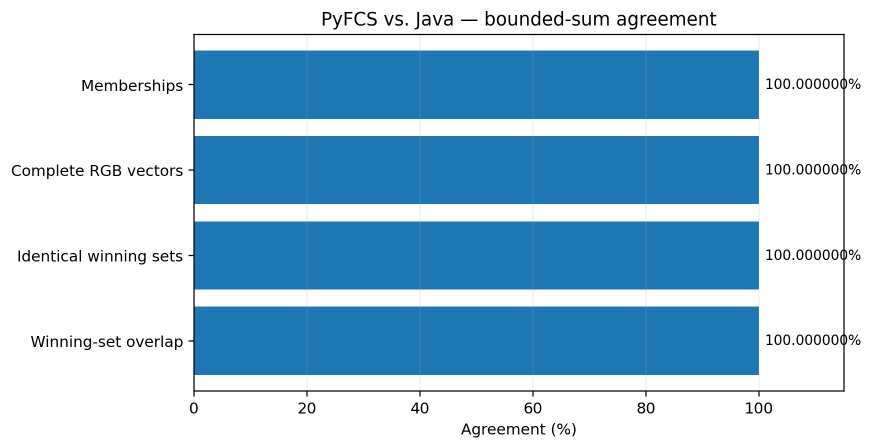
#> input picture Source/test/cases/java_comparison/reports/statistics_bounded_sum/01_agreement.png, 1744 x 896 px, given in place of A1.png, which was not available (shown at 1/2 size)
$ python 'vita_per_B&W.py'
#> lines starting #> are read from the running program, lines starting #| are printed output that depends on the picture
### Source/input_output/utils.py
import cv2
import numpy as np
import matplotlib.pyplot as plt

from Source.colorspace.ColorSpaceRGB import ColorSpaceRGB
from Source.colorspace.ColorSpaceLAB import ColorSpaceLAB

class Utils:
    @staticmethod
    def image_processing(img_path, IMG_WIDTH, IMG_HEIGHT):
        # Open the image
#> called with img_path = './imagen_test/VITA_CLASSICAL\\A1.png', IMG_WIDTH = 103, IMG_HEIGHT = 103
        image = cv2.imread(img_path)
#> image is the input picture: shape (896, 1744, 3); mean B, G, R 220.3, 196.3, 161.7
        image = cv2.resize(image, (IMG_WIDTH, IMG_HEIGHT))
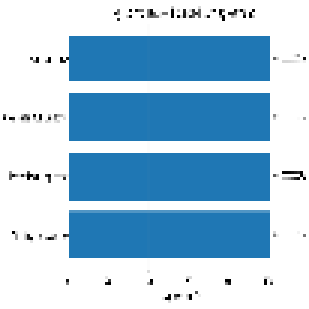
#> image: shape (103, 103, 3) (shown 3 times larger); mean B, G, R 221.9, 197.7, 162.8

        # Convert the image to RGB format
        image = cv2.cvtColor(image, cv2.COLOR_BGR2RGB)

        # Normalize the image
        image = image.astype(np.float32) / 255.0

        return image


    # [48 lines left out: functions add_lab_value, pick_pixel, not called in this run]

### Source/test/cases/vita_images_legacy/vita_per_B&W.py
############################################################################################################################################################################################################
# This code visualizes the regions in an image that exhibit the highest membership degree to specific fuzzy prototypes in white (intensified grayscale).
# It achieves this by processing a given image using a fuzzy color space derived from defined prototypes.
############################################################################################################################################################################################################

import os
import sys
from skimage import color
import numpy as np
import matplotlib.pyplot as plt
from matplotlib.widgets import RadioButtons

# Get the path to the directory containing PyFCS
current_dir = os.path.dirname(__file__)
pyfcs_dir = os.path.abspath(os.path.join(current_dir, '..', '..', '..', '..'))

# Add the PyFCS path to sys.path
sys.path.append(pyfcs_dir)

### my libraries ###
from Source import Input, Prototype, FuzzyColorSpace
from Source.input_output.utils import Utils


def process_image(prototypes, lab_image, fuzzy_color_space, selected_option):
    selected_prototype = prototypes[selected_option]
    print(f"Selected Prototype: {selected_prototype.label}")

    grayscale_image = np.zeros((lab_image.shape[0], lab_image.shape[1]), dtype=np.uint8)
    for y in range(lab_image.shape[0]):
        for x in range(lab_image.shape[1]):
            lab_color = lab_image[y, x]
            membership_degree = fuzzy_color_space.calculate_membership_for_prototype(lab_color, selected_option)

            # Scale to grayscale
            grayscale_image[y, x] = int(membership_degree * 255)

    return grayscale_image


def update(label):
    selected_option = prototype_labels.index(label)

    # Clear the current image
    ax.clear()

    # Process the image with the selected prototype
    updated_image = process_image(prototypes, lab_image, fuzzy_color_space, selected_option)

    # Redraw the image
    ax.imshow(updated_image, cmap='gray')
    ax.set_title(f'Processed Image (Prototype: {prototypes[selected_option].label})')
    ax.axis('off')  # Hide axis again after clearing

    # Update the canvas
    fig.canvas.draw_idle()


def main():
    global prototypes, lab_image, fuzzy_color_space, prototype_labels, ax, fig

    var = "VITA_CLASSICAL\\A1"

    colorspace_name = 'VITA-CLASSICAL-BLACK.cns'
    img_path = os.path.join(".", "imagen_test", f"{var}.png")

    IMG_WIDTH = 103
    IMG_HEIGHT = 103
    image = Utils.image_processing(img_path, IMG_WIDTH, IMG_HEIGHT)

    if image is None:
        print("Failed to load the image.")
        return

    lab_image = color.rgb2lab(image)
#> lab_image: shape (103, 103, 3) float32; mean of channels 0, 1, 2 78.1, -1.3, -15.6

    name_colorspace = os.path.splitext(colorspace_name)[0]
    extension = os.path.splitext(colorspace_name)[1]

    # Step 1: Reading the .cns file using the Input class
    actual_dir = os.getcwd()
    color_space_path = os.path.join(actual_dir, 'fuzzy_color_spaces\\'+colorspace_name)
    input_class = Input.instance(extension)
    color_data = input_class.read_file(color_space_path)

    # Step 2: Creating Prototype objects for each color
    prototypes = []
    prototype_labels = []
    for color_name, color_value in color_data.items():
        positive_prototype = color_value['positive_prototype']
        negative_prototypes = color_value['negative_prototypes']

        # Create a Prototype object for each color
        prototype = Prototype(label=color_name, positive=positive_prototype, negatives=negative_prototypes)
        prototypes.append(prototype)
        prototype_labels.append(color_name)

    # Step 3: Creating the fuzzy color space using the Prototype objects
    fuzzy_color_space = FuzzyColorSpace(space_name=name_colorspace, prototypes=prototypes)

    # Create the figure and initial plot
    fig, ax = plt.subplots()
    plt.subplots_adjust(left=0.3, bottom=0.2)
    ax.axis('off')  # Hide axis

    # Initial image display
    initial_prototype = 0
    grayscale_image = process_image(prototypes, lab_image, fuzzy_color_space, initial_prototype)
    ax.imshow(grayscale_image, cmap='gray')
    ax.set_title(f'Processed Image (Prototype: {prototypes[initial_prototype].label})')

    # Create RadioButtons for selecting prototype
    ax_prototype = plt.axes([0.05, 0.3, 0.15, 0.6], facecolor='lightgoldenrodyellow')
    prototype_selector = RadioButtons(ax_prototype, prototype_labels)

    # Connect the update function to the radio button
    prototype_selector.on_clicked(update)

    plt.show()

if __name__ == "__main__":
    main()
#> (the call stopped at in main, `input_class = Input.instance(extension)`: Source is not available in this run)

$ run again, on Source/test/cases/vita_thresholds/paper_thresholds_vita_max_delta005/fig_3d_regions_core.png
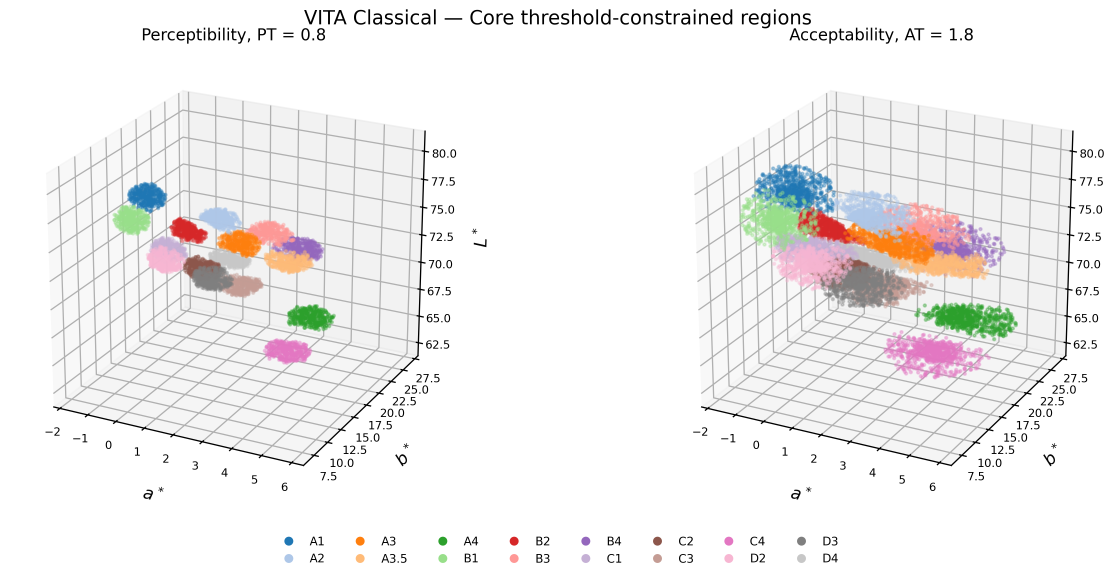
#> input picture Source/test/cases/vita_thresholds/paper_thresholds_vita_max_delta005/fig_3d_regions_core.png, 3347 x 1736 px, given in place of A1.png, which was not available (shown at 1/3 size)
#> in image_processing, image is the input picture: shape (1736, 3347, 3); mean B, G, R 240.1, 240.5, 241.8
#> in image_processing, `image = cv2.resize(image, (IMG_WIDTH, IMG_HEIGHT))`:
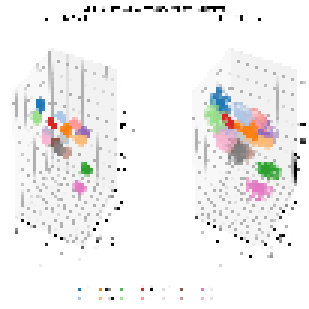
#> image: shape (103, 103, 3) (shown 3 times larger); mean B, G, R 240.3, 240.7, 242
#> lab_image: shape (103, 103, 3) float32; mean of channels 0, 1, 2 95, 0.6, 0.5

$ run again, on Source/test/cases/vita_thresholds/paper_thresholds_vita_max_delta005/results_figures/global/fig_global_alpha_PT_AT_vertical.png
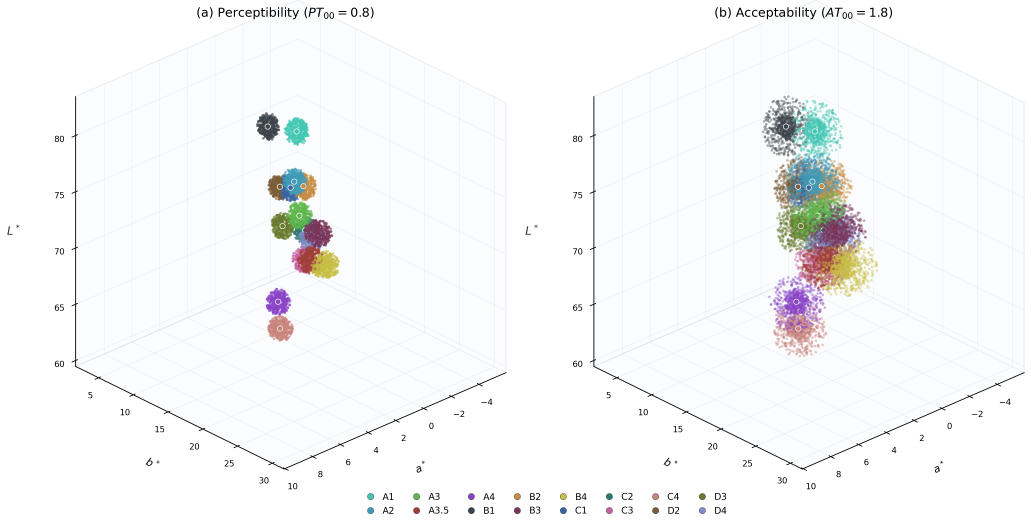
#> input picture Source/test/cases/vita_thresholds/paper_thresholds_vita_max_delta005/results_figures/global/fig_global_alpha_PT_AT_vertical.png, 4123 x 2104 px, given in place of A1.png, which was not available (shown at 1/4 size)
#> in image_processing, image is the input picture: shape (2104, 4123, 3); mean B, G, R 247.5, 247.2, 246.7
#> in image_processing, `image = cv2.resize(image, (IMG_WIDTH, IMG_HEIGHT))`:
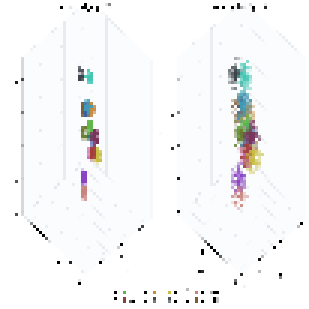
#> image: shape (103, 103, 3) (shown 3 times larger); mean B, G, R 247.1, 246.7, 246.2
#> lab_image: shape (103, 103, 3) float32; mean of channels 0, 1, 2 97, 0, -0.2

$ run again, on Source/test/cases/vita_thresholds/paper_thresholds_vita_max_delta005/results_figures/global/fig_global_alpha_vita.png
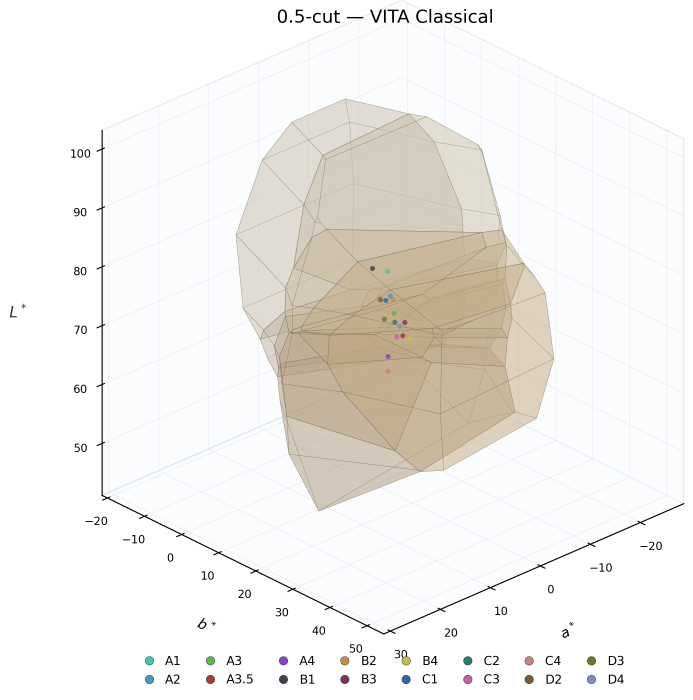
#> input picture Source/test/cases/vita_thresholds/paper_thresholds_vita_max_delta005/results_figures/global/fig_global_alpha_vita.png, 2078 x 2100 px, given in place of A1.png, which was not available (shown at 1/3 size)
#> in image_processing, image is the input picture: shape (2100, 2078, 3); mean B, G, R 235.9, 239.4, 241.4
#> in image_processing, `image = cv2.resize(image, (IMG_WIDTH, IMG_HEIGHT))`:
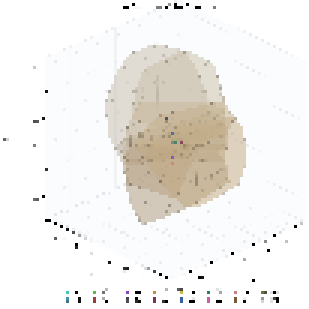
#> image: shape (103, 103, 3) (shown 3 times larger); mean B, G, R 236.1, 239.6, 241.5
#> lab_image: shape (103, 103, 3) float32; mean of channels 0, 1, 2 94.6, 0.2, 2
